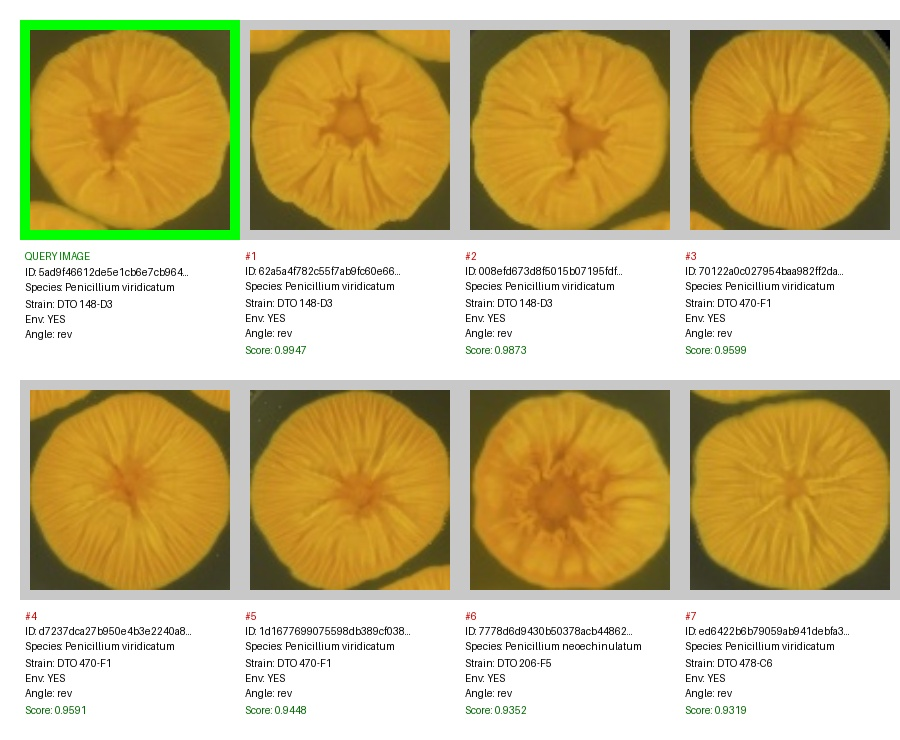
#> input picture examples/5ad9f46612de5e1cb6e7cb9643f060f2_colorhistogram.jpg, 900 x 740 px; its folder holds only this picture in this run
$ python -i dataset.py   (imports and definitions only)
#> lines starting #> are read from the running program, lines starting #| are printed output that depends on the picture; after the words box and inside, x2 and y2 are one past the last pixel; in counts of white or black regions, pixels touching at a corner belong together
#> further down, picture is the input picture: shape (740, 900, 3); mean B, G, R 136.4, 186.2, 204.9
### src/config.py
import os
import re
from dataclasses import dataclass
from pathlib import Path


def _default_workspace_root() -> Path:
    project_root = Path(__file__).resolve().parent.parent
    monorepo_markers = (
        "Dataset",
        "results",
        "weights",
        "mise.toml",
        ".agents",
        ".claude",
        ".opencode",
        "AGENTS.md",
        "CLAUDE.md",
    )

    search_roots = [project_root.parent, project_root.parent.parent]
    if project_root.name == "fungal-cv-qdrant":
        for candidate in search_roots:
            if any((candidate / marker).exists() for marker in monorepo_markers):
                return candidate

    return project_root


# Base Paths
PROJECT_ROOT = Path(__file__).resolve().parent.parent
WORKSPACE_ROOT = Path(
    os.getenv("MYCOAI_ROOT", str(_default_workspace_root()))
).resolve()
DATASET_ROOT = Path(
    os.getenv("DATASET_ROOT", str(WORKSPACE_ROOT / "Dataset"))
).resolve()
WEIGHTS_DIR = Path(os.getenv("WEIGHTS_DIR", str(WORKSPACE_ROOT / "weights"))).resolve()
RESULTS_DIR = Path(os.getenv("RESULTS_DIR", str(WORKSPACE_ROOT / "results"))).resolve()
SPECIES_WEIGHTS_PATH = Path(
    os.getenv("SPECIES_WEIGHTS_PATH", str(WORKSPACE_ROOT / "species_weights.json"))
).resolve()

# YOLOv26 Paths
YOLO_DATASET_DIR = Path(
    os.getenv("YOLO_DATASET_DIR", str(DATASET_ROOT / "manual_labeled_data_roboflow_species"))
).resolve()
YOLO_WEIGHTS_DIR = Path(
    os.getenv("YOLO_WEIGHTS_DIR", str(WEIGHTS_DIR / "yolo26"))
).resolve()
YOLO_RESULTS_DIR = Path(
    os.getenv("YOLO_RESULTS_DIR", str(RESULTS_DIR / "yolo26_finetune"))
).resolve()
YOLO_CLASS_NAMES = {
    0: "Penicillium aurantiogriseum",
    1: "Penicillium cyclopium",
    2: "Penicillium freii",
    3: "Penicillium melanoconidium",
    4: "Penicillium neoechinulatum",
    5: "Penicillium polonicum",
    6: "Penicillium tricolor",
    7: "Penicillium viridicatum",
}

# Vast.ai Configuration
@dataclass
class VastAiConfig:
    instance_id: str = ""
    host: str = ""
    ssh_port: int = 22
    scp_port: int = 22
    user: str = "root"
    remote_workspace: str = "/root/mycoai"

    # [21 lines left out: functions from_env, from_defaults, not called in this run]

# Dataset Paths
CANONICAL_CURATED_SOURCE_DATASET_PATH = DATASET_ROOT / "curated_primary"
CANONICAL_INCOMING_SOURCE_DATASET_PATH = DATASET_ROOT / "incoming_low_quality"
LEGACY_CURATED_SOURCE_DATASET_PATH = DATASET_ROOT / "original"
LEGACY_INCOMING_SOURCE_DATASET_PATH = DATASET_ROOT / "new_data"

CURATED_SOURCE_DATASET_PATH = (
    CANONICAL_CURATED_SOURCE_DATASET_PATH
    if CANONICAL_CURATED_SOURCE_DATASET_PATH.exists()
    else LEGACY_CURATED_SOURCE_DATASET_PATH
)
INCOMING_SOURCE_DATASET_PATH = (
    CANONICAL_INCOMING_SOURCE_DATASET_PATH
    if CANONICAL_INCOMING_SOURCE_DATASET_PATH.exists()
    else LEGACY_INCOMING_SOURCE_DATASET_PATH
)
SOURCE_COLLECTIONS = {
    "curated": {
        "display_name": "curated_primary",
        "quality_tier": "curated",
        "path": CURATED_SOURCE_DATASET_PATH,
    },
    "incoming": {
        "display_name": "incoming_low_quality",
        "quality_tier": "incoming",
        "path": INCOMING_SOURCE_DATASET_PATH,
    },
}
ORIGINAL_DATASET_PATH = CURATED_SOURCE_DATASET_PATH
PREPARED_DATASET_DIR = DATASET_ROOT / "prepared"
FULL_IMAGE_PATH = DATASET_ROOT / "full_image"
SEGMENTED_IMAGE_DIR = DATASET_ROOT / "segmented_image"
FILE_EXTENSION = ".jpg"

# Rename control: set MYCOAI_PERFORM_SOURCE_RENAME=1 to atomically rename source dirs
_PERFORM_RENAME = os.getenv("MYCOAI_PERFORM_SOURCE_RENAME", "") == "1"

# Incoming source uses letter-range grouping folders that must be skipped
LETTER_RANGE_PATTERN = re.compile(r"^[A-Z]\s*[-–]\s*[A-Z]$")

# Incoming source filename: "Txxx ENV ob.jpg" or "Txxx ENV rev.jpg"
INCOMING_FILENAME_PATTERN = re.compile(
    r"(?P<strain>[A-Z0-9][A-Z0-9\s]*?[0-9]+)\s+(?P<environment>[A-Z0-9]+)\s+(?P<angle>ob|rev)",
    re.IGNORECASE,
)

# Curated source filename: "DTO 148-D1 MEAob.jpg" or "DTO 148-D1 MEAob_edited.jpg"
CURATED_FILENAME_PATTERN = re.compile(
    r"(?P<strain>DTO\s[0-9]+-[A-Z0-9]+)\s+(?P<environment>[A-Z0-9]+)(?P<angle>ob|rev)",
    re.IGNORECASE,
)

# Metadata Paths — consolidated per-collection JSON arrays
CURATED_METADATA_PATH = DATASET_ROOT / "curated_primary_metadata.json"
INCOMING_METADATA_PATH = DATASET_ROOT / "incoming_low_quality_metadata.json"
COLLECTION_METADATA_PATHS = {
    "curated": CURATED_METADATA_PATH,
    "incoming": INCOMING_METADATA_PATH,
}

PREPARED_ITEMS_METADATA_PATH = DATASET_ROOT / "prepared_items_metadata.json"
PREPARED_SEGMENTS_METADATA_PATH = DATASET_ROOT / "prepared_segments_metadata.json"
FULL_IMAGE_METADATA_PATH = DATASET_ROOT / "full_image_metadata.json"
SEGMENTED_METADATA_PATH = PREPARED_SEGMENTS_METADATA_PATH
STRAIN_SPECIES_MAPPING_PATH = DATASET_ROOT / "strain_to_specy.csv"

# Feature Paths
FEATURES_JSON_PATH = DATASET_ROOT / "segmented_features.json"

# Qdrant Configuration
QDRANT_URL = os.getenv(
    "QDRANT_URL",
    "https://dcb3eb29-ce49-4e3c-adb4-c980e48488b3.eu-central-1-0.aws.cloud.qdrant.io:6333",
)
QDRANT_API_KEY = os.getenv(
    "QDRANT_API_KEY",
    "eyJhbGciOiJIUzI1NiIsInR5cCI6IkpXVCJ9.eyJhY2Nlc3MiOiJtIn0.por1vDH3JOHaLYwrL_Eu_21ZGuF5mXca7pxGSBUvMDI",
)
COLLECTION_NAME = "myco_fungi_features_full"

# Image Processing
HEIGHT = 256
WIDTH = 256
TARGET_SIZE = (HEIGHT, WIDTH)

# Ensure directories exist
WEIGHTS_DIR.mkdir(parents=True, exist_ok=True)
RESULTS_DIR.mkdir(parents=True, exist_ok=True)


# [29 lines left out: functions relative_to_workspace, get_qdrant_client, perform_source_rename, not called in this run]

### src/prepare/dataset.py
from __future__ import annotations

import json
import math
import re
import shutil
import uuid
from dataclasses import asdict, dataclass, field
from pathlib import Path

import cv2
import numpy as np
import pandas as pd

from src.config import (
    COLLECTION_METADATA_PATHS,
    CURATED_FILENAME_PATTERN,
    CURATED_SOURCE_DATASET_PATH,
    FILE_EXTENSION,
    INCOMING_SOURCE_DATASET_PATH,
    LETTER_RANGE_PATTERN,
    PREPARED_DATASET_DIR,
    SOURCE_COLLECTIONS,
    STRAIN_SPECIES_MAPPING_PATH,
    TARGET_SIZE,
    relative_to_workspace,
)
from src.preprocessing.kmeans import (
    draw_bbox,
    segment_kmeans_image,
)
from src.preprocessing.preprocess import process_image

FALLBACK_VALUE = "unknown"


def slugify(value: str) -> str:
    normalized = re.sub(r"[^a-z0-9]+", "-", value.strip().lower())
    return normalized.strip("-") or FALLBACK_VALUE


# [5 lines left out: function normalize_label, not called in this run]


def sanitize_stem(filename: str) -> str:
    stem = Path(filename).stem.removesuffix("_edited")
    return slugify(stem)


@dataclass
class InstanceInfo:
    species: str
    strain: str
    environment: str
    angle: str


@dataclass
class DatasetItemRecord:
    item_id: str
    source_collection: str
    source_collection_path: str
    source_filename: str
    instance_info: InstanceInfo
    parse_status: str
    paths: dict[str, object] = field(default_factory=dict)
    segmentation: dict[str, list[dict[str, int]]] = field(default_factory=dict)

    # [11 lines left out: function to_dict, not called in this run]


@dataclass(frozen=True)
class SourceCollection:
    key: str
    display_name: str
    quality_tier: str
    path: Path


@dataclass(frozen=True)
class ParsedMetadata:
    species: str
    strain: str
    environment: str
    angle: str
    parse_status: str


SEGMENT_METHODS = ["kmeans", "contour"]
SEGMENT_METHOD_KMEANS = "kmeans"
SEGMENT_METHOD_CONTOUR = "contour"


def _is_letter_range(name: str) -> bool:
    return bool(LETTER_RANGE_PATTERN.match(name))


# [361 lines left out: functions load_source_collections, load_strain_species_mapping, parse_curated_metadata, _normalize_angle, _parse_incoming_filename, _infer_species_from_path and 11 more, not called in this run]


def _contour_bboxes(image: np.ndarray) -> list[dict[str, int]]:
    gray = cv2.cvtColor(image, cv2.COLOR_BGR2GRAY)
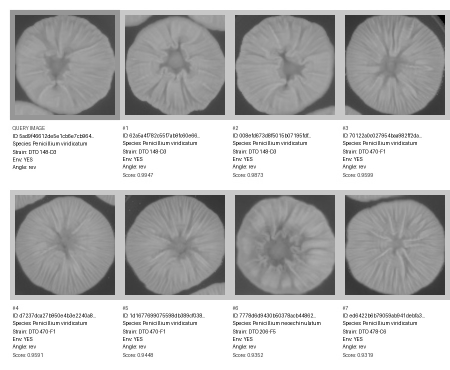
#> gray: shape (740, 900) (shown at 1/2 size); min 0, max 255, mean 186.1
    blur = cv2.GaussianBlur(gray, (9, 9), 1.5)
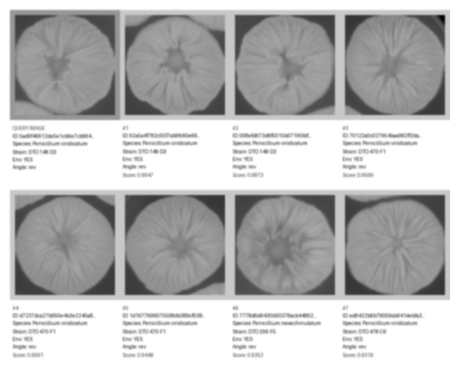
#> blur: shape (740, 900) (shown at 1/2 size); min 1, max 255, mean 186.1
    edges = cv2.Canny(blur, 30, 80)
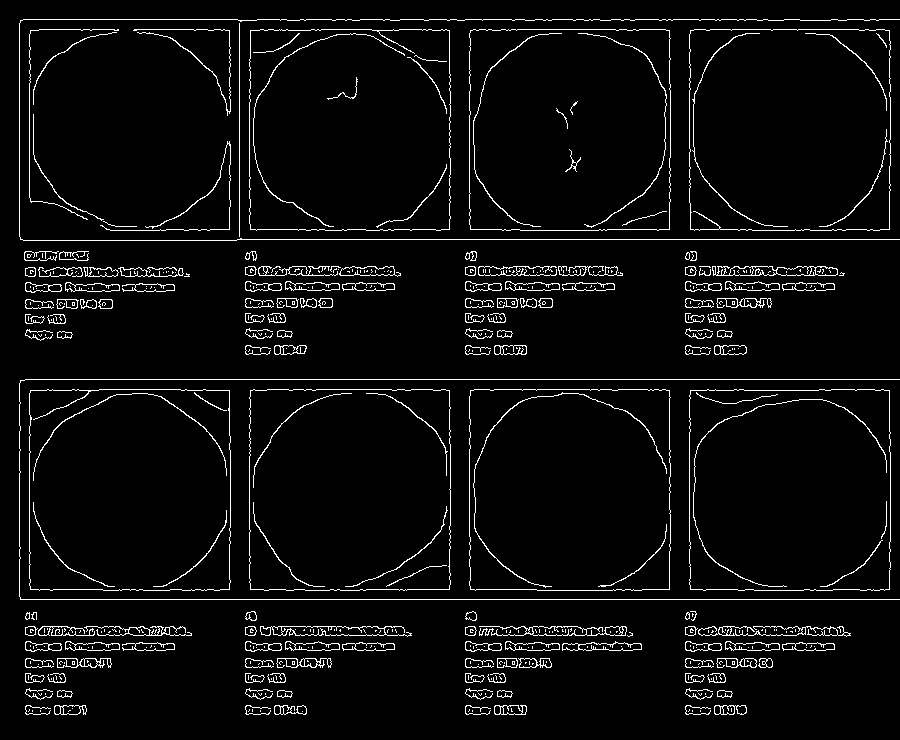
#> edges: shape (740, 900); 4.5% white in thin lines or dots
    kernel = cv2.getStructuringElement(cv2.MORPH_ELLIPSE, (5, 5))
    closed = cv2.morphologyEx(edges, cv2.MORPH_CLOSE, kernel, iterations=2)
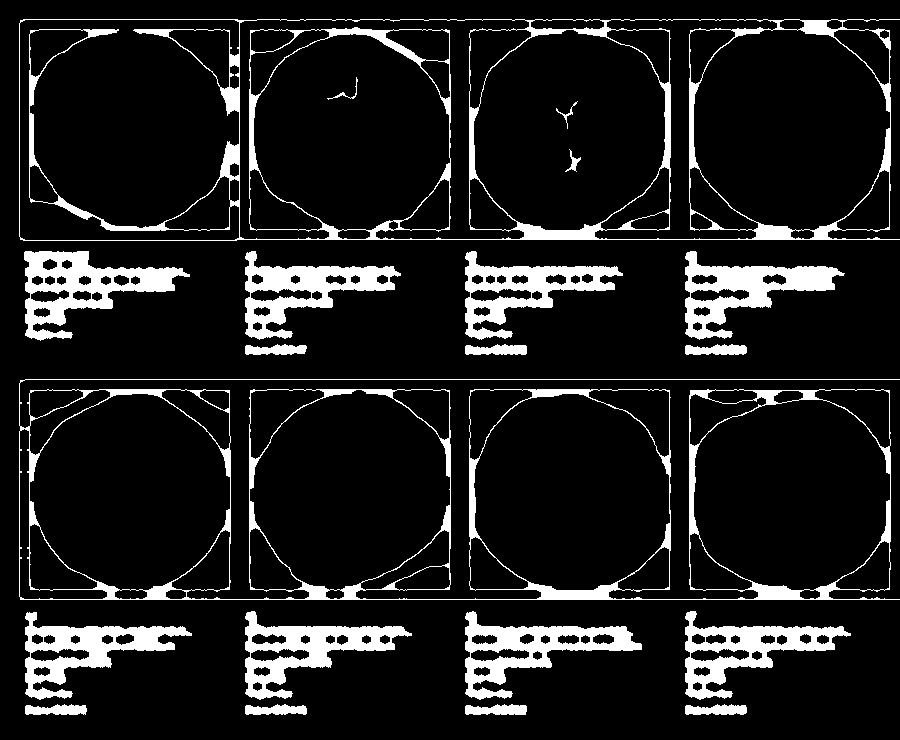
#> closed: shape (740, 900); 11.3% white; 20 white regions
    contours, _ = cv2.findContours(closed, cv2.RETR_EXTERNAL, cv2.CHAIN_APPROX_SIMPLE)
#> contours = 17 contours; largest, box (x1, y1, x2, y2) and area: (19, 19, 900, 241) 190461, (19, 379, 900, 600) 165398, (24, 251, 190, 341) 6732, (465, 611, 642, 700) 6244, (245, 611, 412, 700) 6050

    scored: list[tuple[float, np.ndarray]] = []
    for cnt in contours:
        area = cv2.contourArea(cnt)
        if area < 300:
            continue
        perimeter = cv2.arcLength(cnt, True)
        if perimeter == 0:
            continue
        circ = (4 * math.pi * area) / (perimeter**2)
        if circ < 0.1:
            continue
        scored.append((area * circ, cnt))
#> this loop made 17 passes
#> (area, perimeter, circ) on passes 1 to 8: (463.5, 155.3, 0.242), (475, 152.6, 0.256), (439.5, 153.6, 0.234), (460, 155.9, 0.238), (5724.5, 694.6, 0.149), (5944.5, 626.7, 0.19), (6244, 666.1, 0.177), (6050, 615.1, 0.201)
#> after the loop, scored = 16 items

    scored.sort(key=lambda x: x[0], reverse=True)
    bboxes: list[dict[str, int]] = []
    for _, cnt in scored[:3]:
        x, y, w, h = cv2.boundingRect(cnt)
        bboxes.append({"xmin": int(x), "ymin": int(y), "xmax": int(x + w), "ymax": int(y + h)})
#> this loop made 3 passes
#> (x, y, w, h) on passes 1 to 3: (19, 19, 881, 222), (24, 251, 166, 90), (685, 251, 160, 89)
#> after the loop, bboxes = 3 items
    return bboxes


# [221 lines left out: functions _bboxes_to_schema, _build_pipeline_visualization, prepare_dataset, segment_item, run_segmentation, resolve_source_collection_names, not called in this run]


def required_source_roots() -> list[Path]:
    return [CURATED_SOURCE_DATASET_PATH, INCOMING_SOURCE_DATASET_PATH]

>>> import cv2
>>> picture = cv2.imread('../../examples/5ad9f46612de5e1cb6e7cb9643f060f2_colorhistogram.jpg')
>>> result = _contour_bboxes(picture)
#> result = 3 items

$ run again, on examples/5ad9f46612de5e1cb6e7cb9643f060f2_gabor.jpg
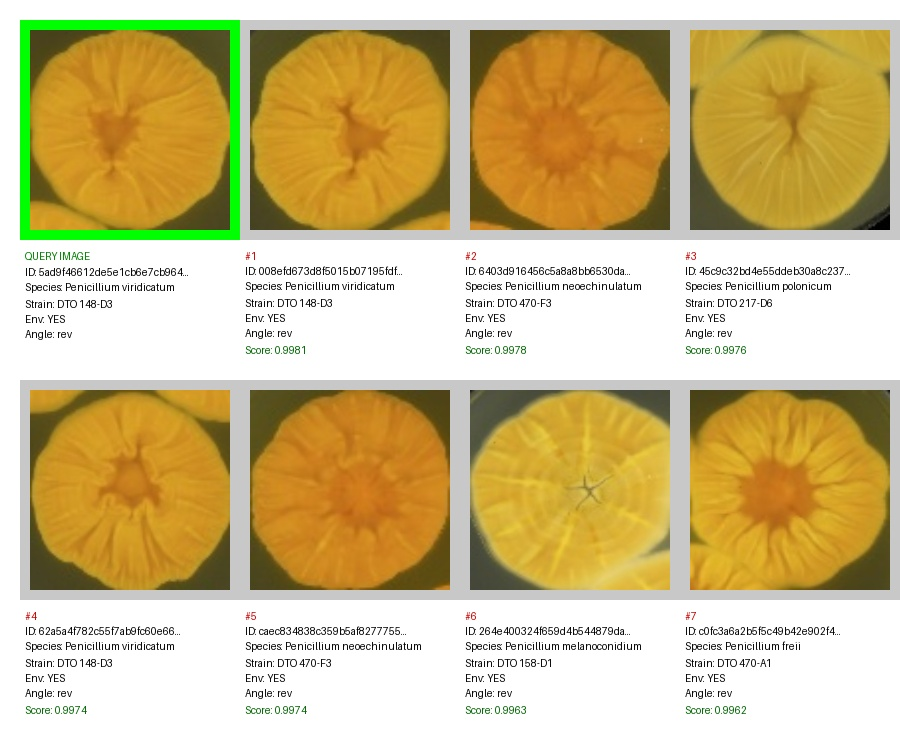
#> input picture examples/5ad9f46612de5e1cb6e7cb9643f060f2_gabor.jpg, 900 x 740 px
#> picture is the input picture: shape (740, 900, 3); mean B, G, R 138.4, 188.9, 207.8
#> in _contour_bboxes, `edges = cv2.Canny(blur, 30, 80)`:
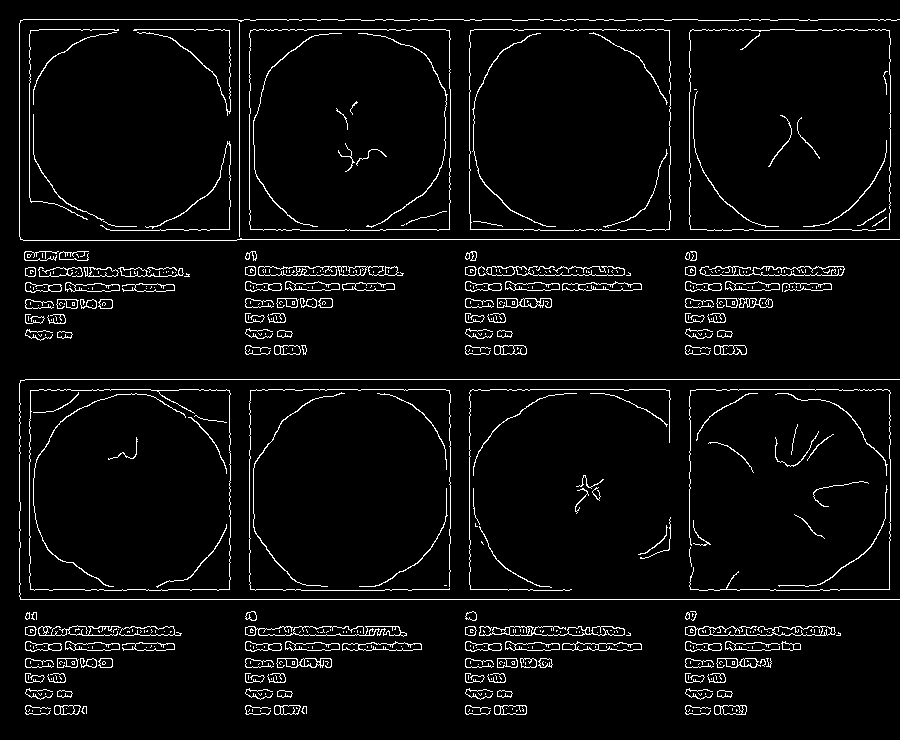
#> edges: shape (740, 900); 4.5% white in thin lines or dots
#> in _contour_bboxes, `closed = cv2.morphologyEx(edges, cv2.MORPH_CLOSE, kernel, iterations=2)`:
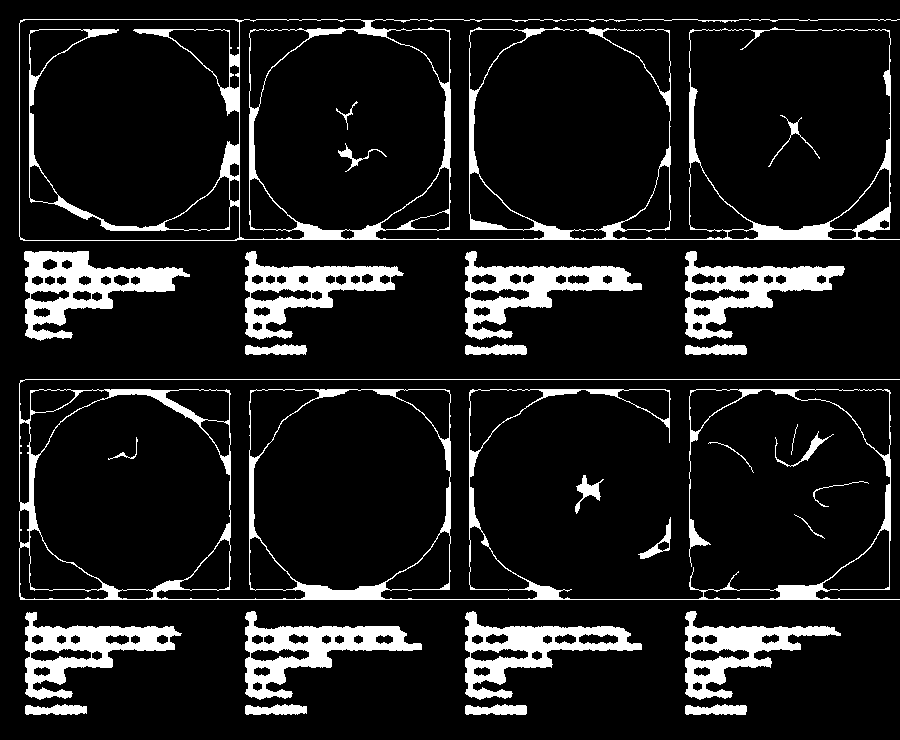
#> closed: shape (740, 900); 11.2% white; 28 white regions
#> contours = 24 contours, 4 with area under 20; largest, box (x1, y1, x2, y2) and area: (19, 19, 900, 241) 175594, (19, 379, 900, 600) 99008, (24, 251, 190, 341) 6732, (245, 611, 422, 700) 6206, (465, 611, 642, 700) 6176
#> the loop in _contour_bboxes, `for cnt in contours:` made 24 passes
#> (area, perimeter, circ) on passes 1 to 8: (467, 154.2, 0.247), (472, 151.7, 0.258), (457, 155.9, 0.236), (452, 155.1, 0.236), (5779.5, 642.3, 0.176), (5130.5, 657.6, 0.149), (6176, 675.9, 0.17), (6206, 642.8, 0.189)
#> after the loop in _contour_bboxes, `for cnt in contours:`: scored = 16 items
#> the loop in _contour_bboxes, `for _, cnt in scored[:3]:` made 3 passes
#> (x, y, w, h) on passes 1 to 3: (24, 251, 166, 90), (245, 251, 159, 89), (245, 611, 177, 89)
#> after the loop in _contour_bboxes, `for _, cnt in scored[:3]:`: bboxes = 3 items
